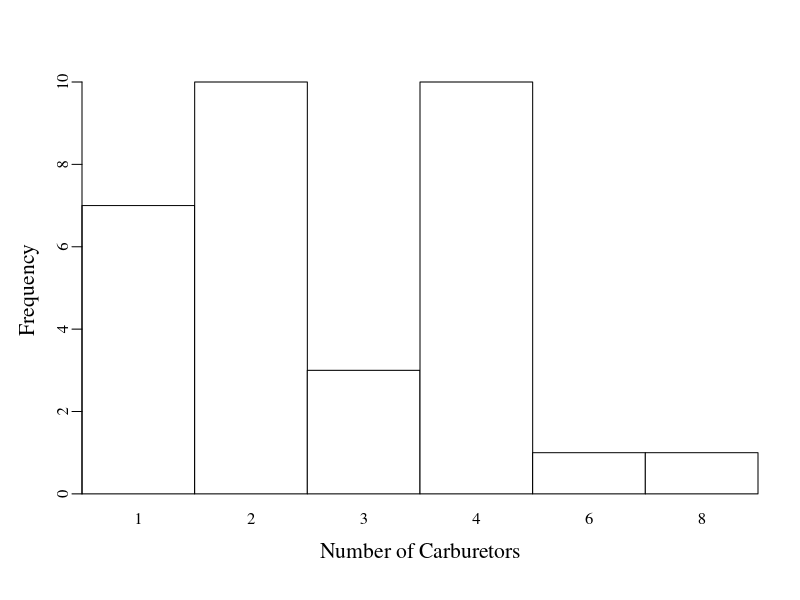
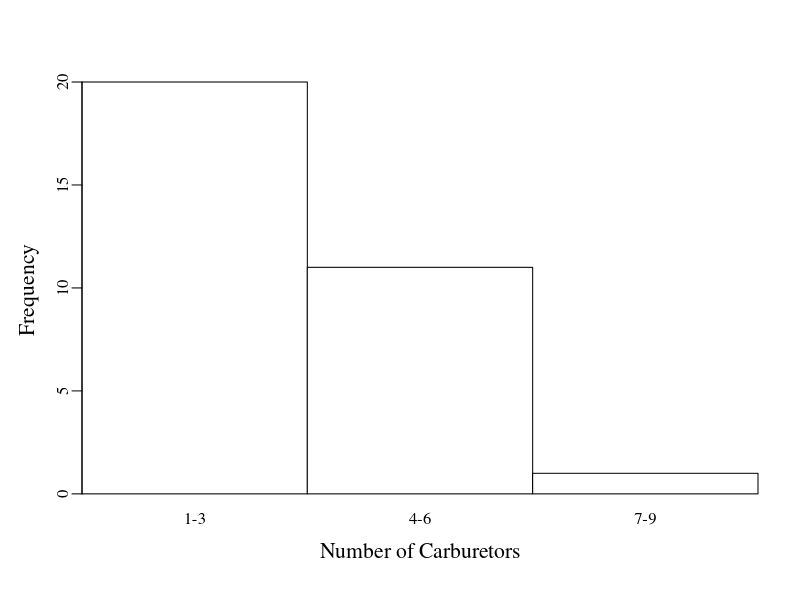
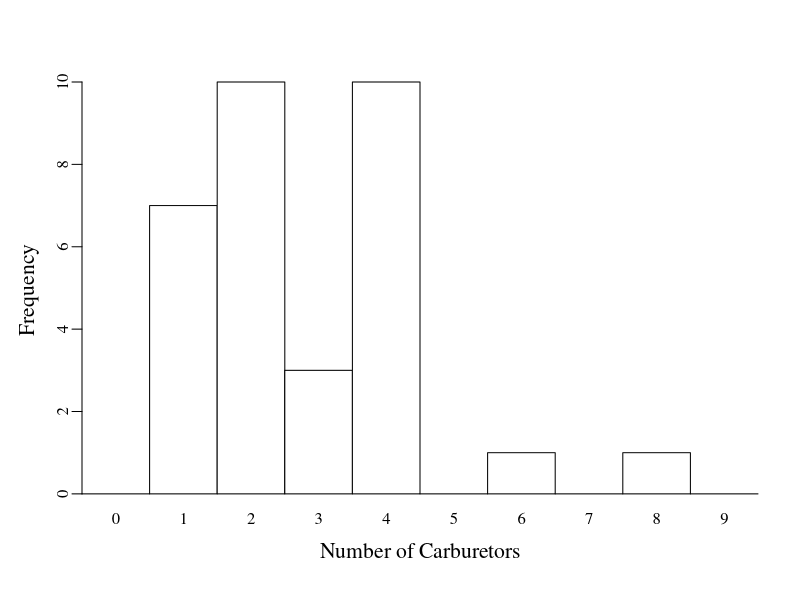
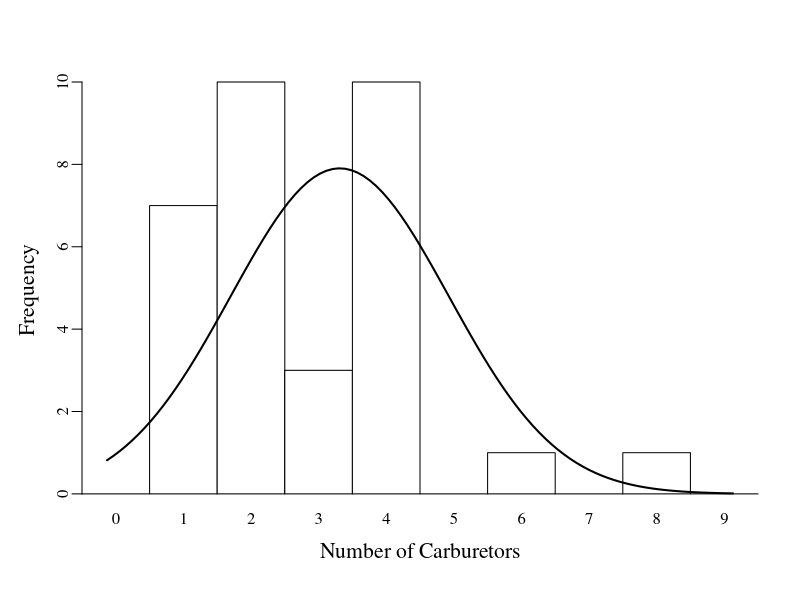

These charts were generated, in order, by the following R code:
## ---- chunk 1
library(knitr)
## ---- chunk 2
# Create frequency table for carburetors 0–9, even though some of those numbers
# have zero fequency; i.e., there are no cars with 0 or 5 carburetors. This
# leaves all options open for making a frequency table.
carb = factor(mtcars$carb, levels = 0:9)

# This set of functions gives us the frequency for each level we just made and
# makes the table have the right format for our work.
freq = as.numeric(table(carb))

# This gives us the total number of engines measured.
freq_total = sum(freq)

# Relative frequency is the frequency of a certain value relative to the total.
rel_freq = freq / freq_total

# This function adds in sequence the frequencies we have measured; i.e., the
# number of engines with 0 carbs. plus those with 1, plus those with 2...
cumu_f = cumsum(freq)

# The converts the cumulative fequency to a percentage of the total.
cumu_pct = cumu_f / freq_total * 100

# Build the table. In the data.frame function you write the name of the column,
# then the equal sign, then what you want to go in that column.
tab = data.frame(
  Carburetors = 0:9, # Make a line in the table for each value
  f = freq,
  `Relative f` = round(rel_freq, 2), # Rounds to two decimal places
  `Cumulative f` = cumu_f,
  `Cumulative %` = round(cumu_pct),
  check.names = FALSE
)

# Add Total row
tab = rbind(tab, data.frame(
  Carburetors = "Total",
  f = freq_total,
  `Relative f` = "",
  `Cumulative f` = "",
  `Cumulative %` = "",
  check.names = FALSE
))

# Print the table
kable(tab, row.names = FALSE)
## ---- chunk 3
#Set a serifed font
par(family = "serif")

# This version of the variable carbs will give you no gaps, giving you a histotram.
carbNoGaps = factor(carb)

# Create the histogram using the barplot function. This relies on the frequency
# table we just made.
bp = barplot(table(carbNoGaps),
            space = 0,         # Changes from a barplot to a Histogram
            col = "white",     # Leaves no bar fill for a minimalist printing
            ylab = "Frequency",
            xlab = "Number of Carburetors",
            cex.lab = 1.3,    # Sets the font of the axis labels to be larger
            main = "",        # Stops the default label from being printed
            cex.names = 1,    # Optional: size axis labels: 1 is no change.
            cex.axis = 1,     # Optional: size axis numbers.
            yaxs = 'i',       # Tightens the axis to the plot.
            xaxs = 'i',
            mgp = c(2.2, 0.5, 0)  # Changes the margins around the plot;
                                  # see par(); c(axis title, axis labels and axis line)
            
            )

#Restore default font
par(family = "")
## ---- chunk 4
# Set a serifed font
par(family = "serif")

# Bin the carburetor values into three groups: 1-3, 4-6, and 7-9
carbBinned = cut(mtcars$carb,
                  breaks = c(0, 3, 6, 9),
                  labels = c("1-3", "4-6", "7-9"))

# Create the barplot (now truly histogram-like with bins)
bp = barplot(table(carbBinned),
             space = 0,           # Changes from a barplot to a Histogram
             col = "white",       # Leaves no bar fill for a minimalist printing
             ylab = "Frequency",
             xlab = "Number of Carburetors",
             cex.lab = 1.3,       # Sets the font of the axis labels to be larger
             main = "",           # Stops the default label from being printed
             cex.names = 1,       # Optional: size axis labels: 1 is no change.
             cex.axis = 1,        # Optional: size axis numbers.
             yaxs = "i",          # Tightens the axis to the plot.
             xaxs = "i",
             mgp = c(2.2, 0.5, 0) # Changes the margins around the plot;
                                  # see par(); c(axis title, axis labels and axis line)
)

# Restore default font
par(family = "")
## ---- chunk 5
#| echo: false

#Set a serifed font
par(family = "serif")

# Create the barplot (histogram-like)
bp = barplot(table(carb),
            space = 0,         # Changes from a barplot to a Histogram
            col = "white",     # Leaves no bar fill for a minimalist printing
            ylab = "Frequency",
            xlab = "Number of Carburetors",
            cex.lab = 1.3,    # Sets the font of the axis labels to be larger
            main = "",        # Stops the default label from being printed
            cex.names = 1,    # Optional: size axis labels: 1 is no change.
            cex.axis = 1,     # Optional: size axis numbers.
            yaxs = 'i',       # Tightens the axis to the plot.
            xaxs = 'i',
            mgp = c(2.2, 0.5, 0)  # Changes the margins around the plot;
                                  # see par(); c(axis title, axis labels and axis line)
            
            )

#Restore default font
par(family = "")
## ---- chunk 6
#Set a serifed font
par(family = "serif")

# Create the barplot (histogram-like)
bp = barplot(table(carb),
            space = 0,         # Changes from a barplot to a Histogram
            col = "white",     # Leaves no bar fill for a minimalist printing
            ylab = "Frequency",
            xlab = "Number of Carburetors",
            cex.lab = 1.3,    # Sets the font of the axis labels to be larger
            main = "",        # Stops the default label from being printed
            cex.names = 1,    # Optional: size axis labels: 1 is no change.
            cex.axis = 1,     # Optional: size axis numbers.
            yaxs = 'i',       # Tightens the axis to the plot.
            xaxs = 'i',
            mgp = c(2.2, 0.5, 0)  # Changes the margins around the plot;
                                  # see par(); c(axis title, axis labels and axis line)
            
            )

### Superimpose a normal curve on the current plot.

# To draw on a plot, the computer needs numbers instead of factor levels  

CarbForPlot = as.numeric(carb)

# This function looks at your plot, gets all the x values and uses those to 
# draw the normal curve.
curve(dnorm(x,
            mean = mean(CarbForPlot),
            sd = sd(CarbForPlot)) * length(CarbForPlot),
      add = T,          # Says you can add the line to an existing plot
      col = "black",    # Line color
      lwd = 2)          # Line width


#Restore default font
par(family = "")
